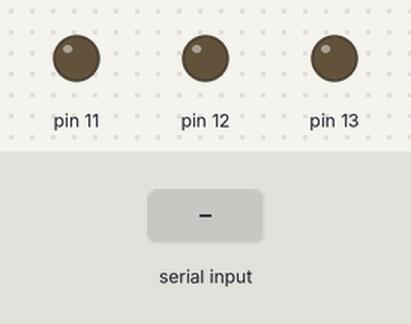
The sketch below on a simulated Arduino Uno, built with avr-gcc and run on an emulated ATmega328P. Shown: output pins drawn as LEDs (lit = HIGH). Inputs (shaded band) come from the test bench.

Above: at 1.2 s.
1.3 s: "H" received over Serial
At 2.3 s:
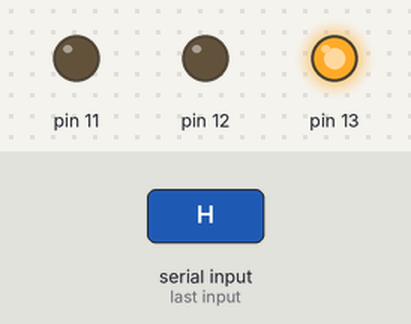
2.8 s: "A" received over Serial
At 3.4 s:
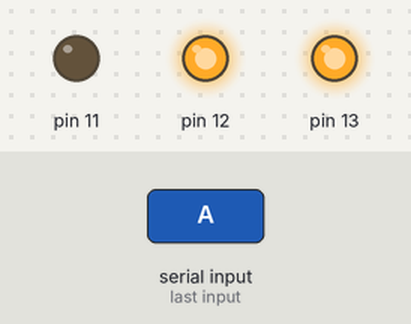
4.3 s: "L" received over Serial
At 4.6 s:
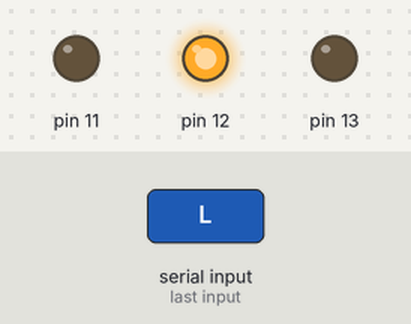
5.8 s: "D" received over Serial
At 6.9 s:
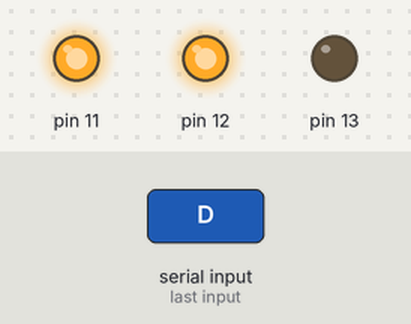
7.3 s: "B" received over Serial
At 8.1 s:
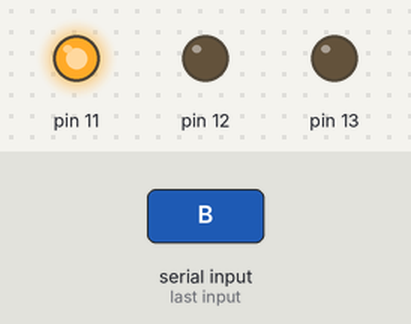
8.8 s: "S" received over Serial
At 9.2 s:
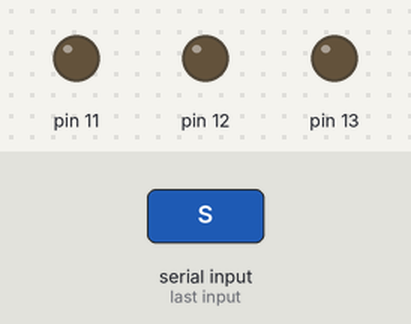
Timing chart, 0 to 11.3 s (numbered marks = the images above; inputs shaded):
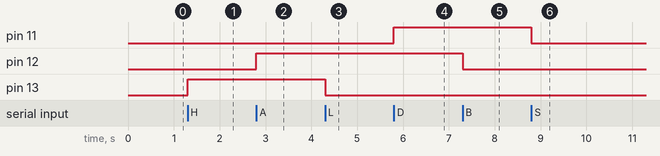

The sketch:

Dual_Arduino_LED.ino
```cpp
void setup()
{
  Serial.begin(9600);
  for(byte i=11;i<14;i++)
  {
  pinMode(i, OUTPUT);
  }
}

void loop()
{
  if (Serial.available())
  {
    char data = Serial.read();

    if (data == 'H')
    {

      digitalWrite(13, HIGH);

      //delay(200);
    }
    else if(data=='L')
    {

      digitalWrite(13, LOW);
      //delay(200);
    }
    if (data == 'A')
    {

      digitalWrite(12, HIGH);

      //delay(200);
    }
    else if(data=='B')
    {

      digitalWrite(12, LOW);
      //delay(200);
    }
    if (data == 'D')
    {

      digitalWrite(11, HIGH);

      //delay(200);
    }
    else if(data=='S')
    {

      digitalWrite(11, LOW);
      //delay(200);
    }
  }
  }
```

Measured:
- after the input at 1.3 s, pin 13: LOW → HIGH at once
- after the input at 2.8 s, pin 12: LOW → HIGH at once
- after the input at 4.3 s, pin 13: HIGH → LOW at once
- after the input at 5.8 s, pin 11: LOW → HIGH at once
- after the input at 7.3 s, pin 12: HIGH → LOW at once
- after the input at 8.8 s, pin 11: HIGH → LOW at once
